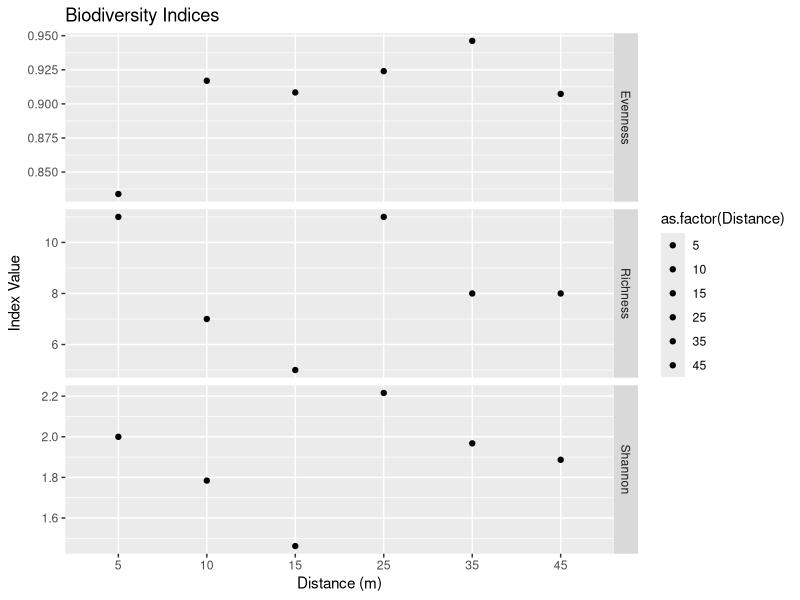

Write R code to recreate this figure.
##### Indices of Biodiversity and Species Percent Cover from Vegetation Transect Data #####

# if this is your first time using these packages, you must install them first, otherwise skip this or comment this out
install.packages('ggplot2')
install.packages('tidyr')
install.packages('dplyr')

# load the packages we'll need to work with
library(ggplot2)
library(tidyr)
library(dplyr)

# Set working directory to the folder that holds my data files
setwd("C:/Users/saweiss.LC/OneDrive - Lewis and Clark Community College/UI Field Course/UI-Field-Course-at-NGRREC/")

#### Read in Dataset ####
veg <- read.csv("vegetation_example.csv")

# inspect the data 
head(veg)

#### Calculating Indices of Biodiversity: Richness, Diversity, and Evenness ####

###### Species Richness ######

# calculating the number of species observed across all quadrats in the wetland by distance

unique_veg <- unique(veg[,c("Distance", "Species")])
richness <- unique_veg %>% 
  group_by(Distance) %>% # designate the grouping variable(s)
  summarize(Richness = n()) # provide the formula, in this case, counting the rows (this is what 'n()' does)

richness # return the resulting data frame, which summarizes species richness at each quadrat along each transect

###### Species Diversity - Shannon-Wiener ######

diversity <- veg %>%
  group_by(Distance, Species) %>% # designate the grouping variable(s)
  summarize(AvgCov = mean(Percent_Cover))           
 
diversity <- diversity %>%
  group_by(Distance) %>%
  summarize(N = sum(AvgCov), # provide formula for calculating N (overall sum of individuals)
            Shannon = -sum((AvgCov/sum(AvgCov))*log(AvgCov/sum(AvgCov)))) #provide the formula for the Shannon index, being mindful of where you place your parentheses.

diversity # return the summarized data

###### Species Evenness ######

# join the diversity and richness data frames
bio_indices <- left_join(diversity, richness) # if not specified, will join based on a commonly named variable(s), here, those variables are 'Distance' and Transect'.
bio_indices # return the resulting joined dataset

# calculate evenness
bio_indices$Evenness <- bio_indices$Shannon/log(bio_indices$Richness) # assigning the resulting evenness calculations to a new variable called 'Evenness'
bio_indices # return the updated data frame

#### Plotting the results ####

# first, we need to transform the data such that each observed index value is its own row, and we move the index names to one column. This is known as a 'long' format data frame
bio_indices_long <- pivot_longer(bio_indices, cols = Shannon:Evenness, names_to = "Index")

# Create a bar plot of the three indices, comparing sites
bioplot <- ggplot(data=bio_indices_long, aes(x=as.factor(Distance), y=value, fill=as.factor(Distance))) + # indicates the dataframe to use, the x axis variable (Site), y axis variable (value), and grouping variable (Site) for colors
  geom_point() + # specifies type of plot
  facet_grid(rows=vars(Index), scales = "free_y") + # separates each index to its own plot in its own row
  ggtitle("Biodiversity Indices") + # title 
  xlab("Distance (m)") + # x axis label
  ylab("Index Value") #y axis label

bioplot 

#### Average and Relative Percent Cover by Species ####

# We'll want to add in some 0 values to account for not every species being in every quadrat. To do that we'll transform the dataframe into a 'wide' format, with each species now having its own column

veg_wide <- pivot_wider(veg, id_cols = c(Transect, Distance), names_from = Species, values_from = Percent_Cover, values_fill = 0) # we make sure to set values_fill equal to zero so that non observations are counted as '0'.
head(veg_wide) # inspect what the wide format data frame looks like


# we can now move back to long format to finish summarizing. You should notice that our new dataframe is longer than the original 'veg' dataframe since we have now added in those zero observations
veg_wzeros <- pivot_longer(veg_wide, cols = `Phalaris arundinacea`:`Stellaria media`, names_to = "Species", values_to = "Percent_Cover")
head(veg_wzeros) # cols argument is the first:last species colummns. I had to use `` around the names because the names include spaces.

# what is the total percent cover across all quadrats?
tot_cover <- sum(veg_wzeros$Percent_Cover) # assign the value to an object so we can reference later

# summarizing average and relative percent covers by species
avg_perc_cov <- veg_wzeros %>%
  group_by(Species) %>% # this time our grouping variable is "Species"
  summarize(Avg_Perc_Cover = mean(Percent_Cover), 
            Rel_Perc_Cover = (sum(Percent_Cover)/tot_cover)*100) 
head(avg_perc_cov)

# saving as a csv to my working directory
write.csv(avg_perc_cov, "Percent_Cover_by_Species.csv")

